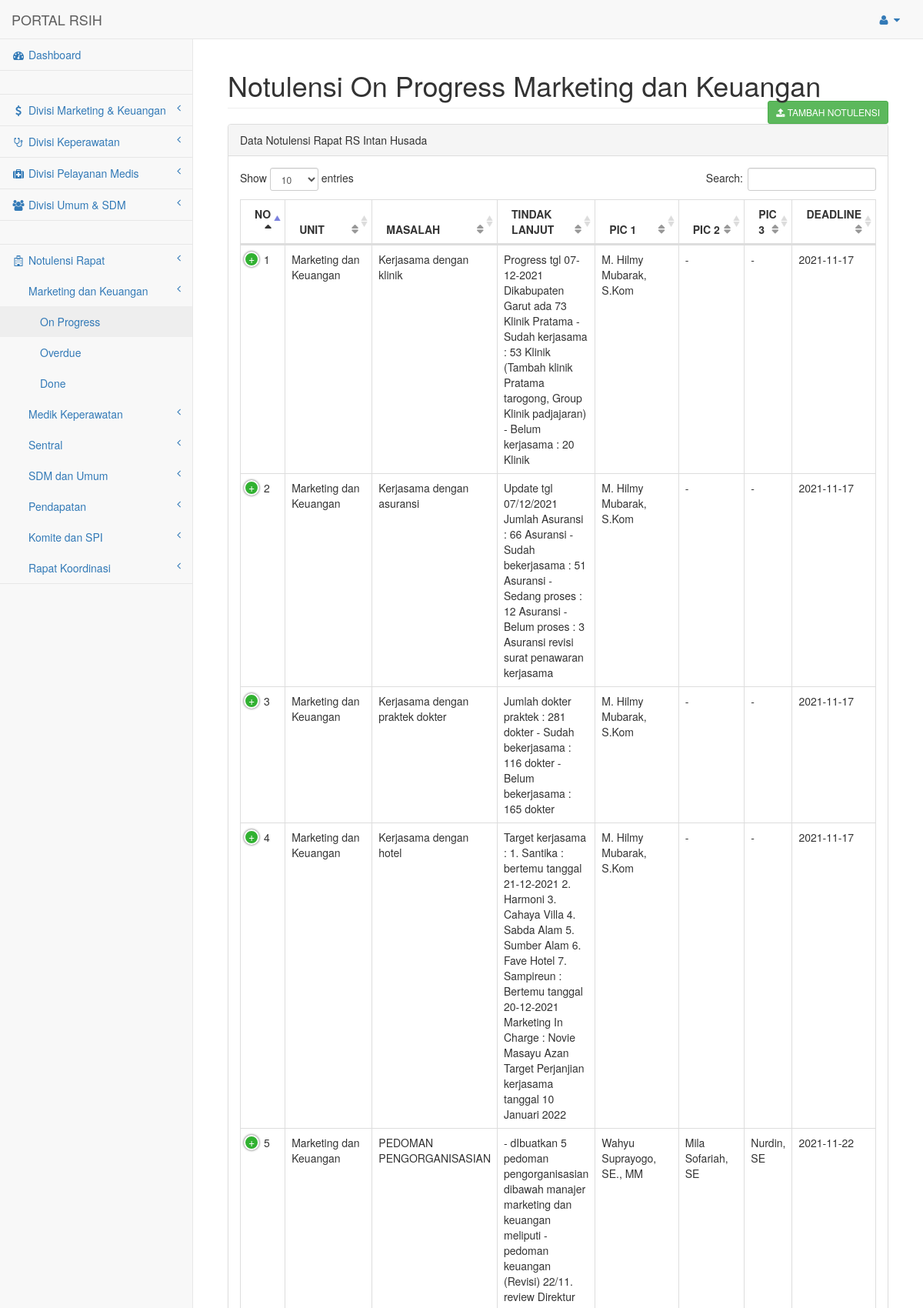
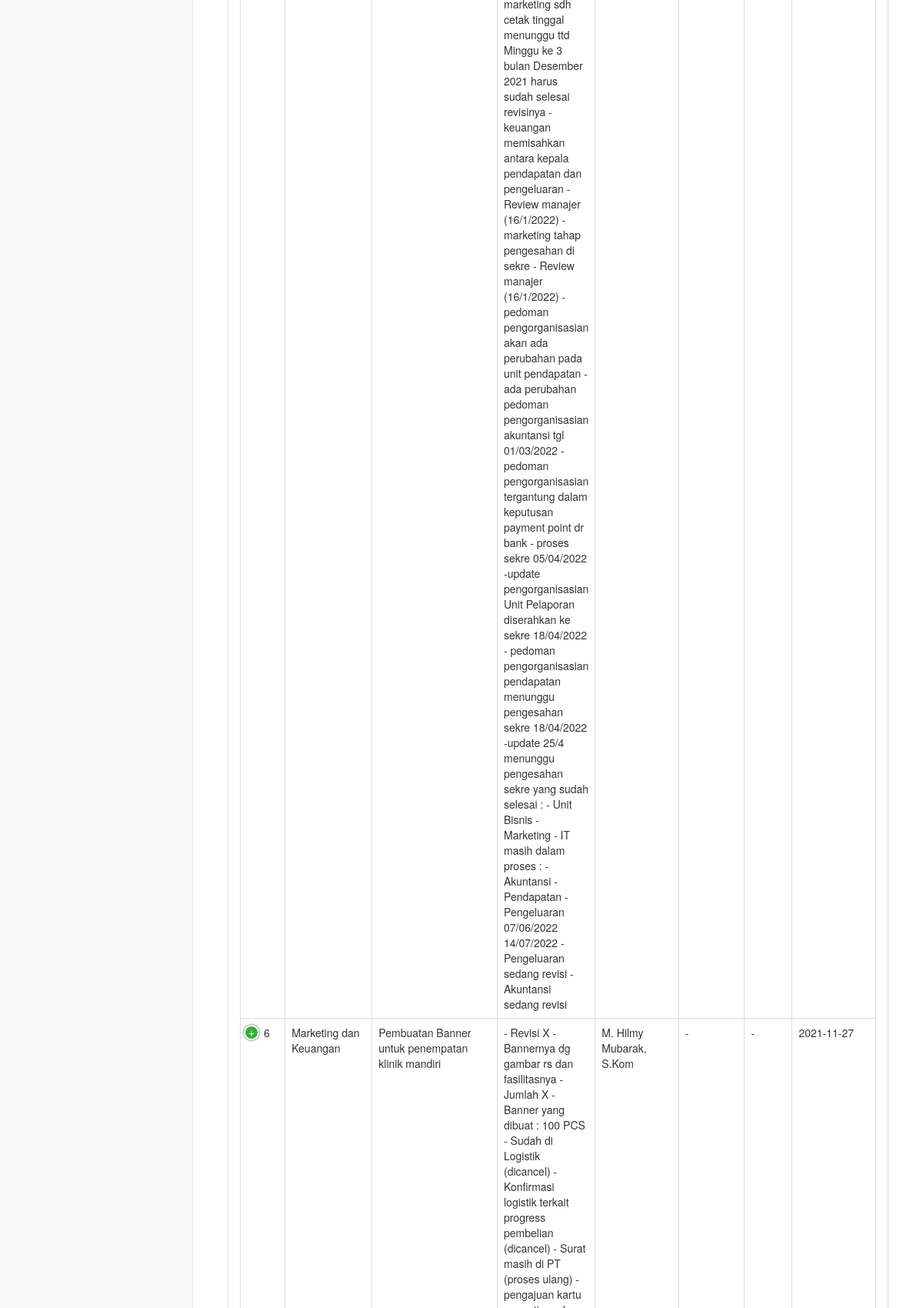
Screenshot of /pages/notulensi/onprogress.php?unit=Marketing dan Keuangan (upper part) with the database file from the repository (2 pictures, top to bottom).
### tables this page shows
CREATE TABLE `mst_divisi` (
  `id` int(11) NOT NULL,
  `nama` varchar(50) NOT NULL,
  `tgl_input` datetime NOT NULL DEFAULT current_timestamp()
);

CREATE TABLE `notulensi` (
  `id` int(11) NOT NULL,
  `unit` varchar(50) NOT NULL,
  `masalah` text DEFAULT NULL,
  `tindaklanjut` text DEFAULT NULL,
  `pic1` varchar(160) NOT NULL,
  `pic2` varchar(160) DEFAULT NULL,
  `pic3` varchar(160) DEFAULT NULL,
  `deadline` date NOT NULL,
  `deadline_baru` date DEFAULT NULL,
  `tgl_selesai` date DEFAULT NULL,
  `hasil` varchar(2000) DEFAULT NULL,
  `status` tinyint(1) NOT NULL,
  `tgl_input` datetime NOT NULL DEFAULT current_timestamp(),
  `tgl_update` datetime DEFAULT NULL ON UPDATE current_timestamp()
);

### pages/notulensi/onprogress.php (the view, shortened to what this page needs)
<?php
    $unit            =$_GET['unit'];
?>
<!DOCTYPE html>
<html lang="en">
    <head>
        <link href="../../assets/vendor/bootstrap/css/bootstrap.min.css" rel="stylesheet">
        <link href="../../assets/vendor/metisMenu/metisMenu.min.css" rel="stylesheet">
        <link href="../../assets/dist/css/sb-admin-2.css" rel="stylesheet">
        <link href="../../assets/vendor/font-awesome/css/font-awesome.min.css" rel="stylesheet" type="text/css">
        <link href="../../assets/vendor/datatables-plugins/dataTables.bootstrap.css" rel="stylesheet">
        <link href="../../assets/vendor/datatables-responsive/dataTables.responsive.css" rel="stylesheet">
    </head>
    <body>
        <div id="wrapper">
            <nav class="navbar navbar-default navbar-static-top" role="navigation" style="margin-bottom: 0">
                <?php
                    include('../component/header.php');
                ?>
                <?php
                    include('../component/topmenu.php');
                ?>
                <?php
                    include('../component/sidemenu.php');
                ?>
            </nav>
            <div id="page-wrapper">
                <div class="container-fluid">
                    <div class="row">
                        <div class="col-lg-12">
                            <h1 class="page-header"><?php echo($_SESSION['menu'].' '.$unit); ?><a href="#tambah_notulensi" class="btn btn-sm btn-success pull-right" id="NotID" data-toggle="modal"><i class="fa fa-upload"></i> TAMBAH NOTULENSI</a> </h1>
                        </div>
                        <div class="col-lg-12">
                            <div class="panel panel-default">
                                <div class="panel-heading">
                                    Data Notulensi Rapat RS Intan Husada
                                </div>
                                <div class="panel-body">
                                    <table width="100%" class="table table-bordered table-hover" id="dataTables-notulensi">
                                        <thead>
                                            <tr>
                                                <th>NO</th>
                                                <th>UNIT</th>
                                                <th>MASALAH</th>
                                                <th>TINDAK LANJUT</th>
                                                <th>PIC 1</th>
                                                <th>PIC 2</th>
                                                <th>PIC 3</th>
                                                <th>DEADLINE</th>
                                            </tr>
                                        </thead>
                                        <tbody>
                                            <?php
                                                $query="SELECT * FROM notulensi WHERE unit='$unit' AND status=0 ORDER BY tgl_input ASC";
                                                if (mysqli_query($connect,$query)) {
                                                    $result=mysqli_query($connect,$query);
                                                } else die ("Error menjalankan query". mysql_error());
                                                if (mysqli_num_rows($result) > 0) {
                                                    $no='1';
                                                    while($row = mysqli_fetch_array($result)) {
                                                        if($row['status']==='0'){
                                                            echo "<tr>";
                                                        }else if($row['status']==='1'){
                                                            echo "<tr class='warning'>";
                                                        }else if($row['status']==='2'){
                                                            echo "<tr class='success'>";
                                                        }
                                                        echo "	<td>".$no."</td>";
                                                        echo "	<td width='20%'>".$row["unit"]."</td>";
                                                        echo "	<td>".$row["masalah"]."</td>";
                                                        echo "	<td>".$row["tindaklanjut"]."</td>";
                                                        echo "	<td>".$row["pic1"]."</td>";
                                                        echo "	<td>".$row["pic2"]."</td>";
                                                        echo "	<td>".$row["pic3"]."</td>";
                                                        echo "	<td>".$row["deadline"]."</td>";
                                                        echo "</tr>";
                                                        $no++;
                                                    }
                                                }
                                            ?>
                                		</tbody>
                                    </table>
                                </div>
                            </div>
                        </div>
                    </div>
                </div>
            </div>
        </div>
    </body>
</html>

### pages/component/sidemenu.php (shortened to what this page needs)
<div class="navbar-default sidebar" role="navigation">
  <div class="sidebar-nav navbar-collapse">
    <ul class="nav" id="side-menu">
      <li>
          <a href="../dashboard/"><i class="fa fa-dashboard fa-fw"></i> Dashboard</a>
      </li>
      <li class="sidebar-search">
      </li>
      <li>
        <a href="#"><i class="fa fa-dollar fa-fw"></i> Divisi Marketing & Keuangan <span class="fa arrow"></span></a>
          <?php
            $query = "SELECT * FROM mst_unit WHERE manajer = 0";
            if (mysqli_query($connect,$query)) {
              $result=mysqli_query($connect,$query);
            } else die ("Error menjalankan query". mysqli_error());
              ?>
      </li>
      <li>
        <a href="#"><i class="fa fa-stethoscope fa-fw"></i> Divisi Keperawatan <span class="fa arrow"></span></a>
          <?php
            include('../../config.php');
            $query = "SELECT * FROM mst_unit WHERE manajer = 1";
            if (mysqli_query($connect,$query)) {
              $result=mysqli_query($connect,$query);
            } else die ("Error menjalankan query". mysqli_error());
              ?>
      </li>
      <li>
        <a href="#"><i class="fa fa-medkit fa-fw"></i> Divisi Pelayanan Medis <span class="fa arrow"></span></a>
          <?php
            include('../../config.php');
            $query = "SELECT * FROM mst_unit WHERE manajer = 2";
            if (mysqli_query($connect,$query)) {
              $result=mysqli_query($connect,$query);
            } else die ("Error menjalankan query". mysqli_error());
              ?>
      </li>
      <li>
        <a href="#"><i class="fa fa-users fa-fw"></i> Divisi Umum & SDM <span class="fa arrow"></span></a>
          <?php
            include('../../config.php');
            $query = "SELECT * FROM mst_unit WHERE manajer = 3";
            if (mysqli_query($connect,$query)) {
              $result=mysqli_query($connect,$query);
            } else die ("Error menjalankan query". mysqli_error());
              ?>
      </li>
      <li class="sidebar-search">
      </li>
      <li>
        <a href="#"><i class="fa fa-hospital-o fa-fw"></i> Notulensi Rapat <span class="fa arrow"></span></a>
        <ul class="nav nav-second-level">
          <?php
            include('../../config.php');
            $query = "SELECT * FROM mst_divisi";
            if (mysqli_query($connect,$query)) {
              $result=mysqli_query($connect,$query);
            } else die ("Error menjalankan query". mysqli_error());
            while($row = mysqli_fetch_array($result)) {
              ?>
                <li>
                  <a href="#"><?php echo($row['nama']); ?> <span class="fa arrow"></span></a>
                  <ul class="nav nav-third-level">
                      <li>
                          <a href="../notulensi/onprogress.php?unit=<?php echo($row['nama']); ?>">On Progress</a>
                      </li>
                      <li>
                          <a href="../notulensi/overdue.php?unit=<?php echo($row['nama']); ?>">Overdue</a>
                      </li>
                      <li>
                          <a href="../notulensi/done.php?unit=<?php echo($row['nama']); ?>">Done</a>
                      </li>
                  </ul>
                </li>
              <?php
            }
          ?>
        </ul>
      </li>
    </ul>
  </div>
</div>

### rows the page displays
mst_divisi: nama "Marketing dan Keuangan"
mst_divisi: nama "Medik Keperawatan"
mst_divisi: nama "Sentral"
mst_divisi: nama "SDM dan Umum"
mst_divisi: nama "Pendapatan"
mst_divisi: nama "Komite dan SPI"
mst_divisi: nama "Rapat Koordinasi"
notulensi: unit "Marketing dan Keuangan", masalah "Kerjasama dengan klinik", tindaklanjut "Progress tgl 07-12-2021 Dikabupaten Garut ada 73 Klinik Pratama - Sudah kerjasama : 53 Klinik (Tambah klinik Pratama tarogong, Group Klinik padjajaran) - Belum kerjasama : 20 Klinik", pic1 "M. Hilmy Mubarak, S.Kom", pic2 "-", pic3 "-", deadline "2021-11-17"
notulensi: unit "Marketing dan Keuangan", masalah "Kerjasama dengan asuransi", tindaklanjut "Update tgl 07/12/2021 Jumlah Asuransi : 66 Asuransi - Sudah bekerjasama : 51 Asuransi - Sedang proses : 12 Asuransi - Belum proses : 3 Asuransi revisi surat penawaran kerjasama", pic1 "M. Hilmy Mubarak, S.Kom", pic2 "-", pic3 "-", deadline "2021-11-17"
notulensi: unit "Marketing dan Keuangan", masalah "Kerjasama dengan praktek dokter", tindaklanjut "Jumlah dokter praktek : 281 dokter - Sudah bekerjasama : 116 dokter - Belum bekerjasama : 165 dokter", pic1 "M. Hilmy Mubarak, S.Kom", pic2 "-", pic3 "-", deadline "2021-11-17"
notulensi: unit "Marketing dan Keuangan", masalah "Kerjasama dengan hotel", tindaklanjut "Target kerjasama : 1. Santika : bertemu tanggal 21-12-2021 2. Harmoni 3. Cahaya Villa 4. Sabda Alam 5. Sumber Alam 6. Fave Hotel 7. Sampireun : Bertemu tanggal 20-12-2021 Marketing In Charge : Novie Masayu Azan Target Perjanjian kerjasama tanggal 10 Januari 2022", pic1 "M. Hilmy Mubarak, S.Kom", pic2 "-", pic3 "-", deadline "2021-11-17"
notulensi: unit "Marketing dan Keuangan", masalah "PEDOMAN PENGORGANISASIAN", tindaklanjut "- dIbuatkan 5 pedoman pengorganisasian dibawah manajer marketing dan keuangan meliputi - pedoman keuangan (Revisi) 22/11. review Direktur marketing sdh cetak tinggal menunggu ttd Minggu ke 3 bulan Desember 2021 harus sudah selesai revisinya -keuangan memisahkan antara kepala pendapatan dan pengeluaran - Review manajer (16/1/2022) -marketing tahap pengesahan di sekre - Review manajer (16/1/2022) - pedoman pengorganisasian akan ada perubahan pada unit pendapatan -ada perubahan pedoman pengorganisasian akuntansi tgl 01/03/2022 - pedoman pengorganisasian tergantung dalam keputusan payment point dr bank - proses sekre 05/04/2022 -update pengorganisasian Unit Pelaporan diserahkan ke sekre…", pic1 "Wahyu Suprayogo, SE., MM", pic2 "Mila Sofariah, SE", pic3 "Nurdin, SE", deadline "2021-11-22"
notulensi: unit "Marketing dan Keuangan", masalah "Pembuatan Banner untuk penempatan klinik mandiri", pic1 "M. Hilmy Mubarak, S.Kom", pic2 "-", pic3 "-", deadline "2021-11-27"

### other values shown
$app_name "PORTAL RSIH"
$_SESSION['menu'] "Notulensi On Progress"
$unit "Marketing dan Keuangan"
